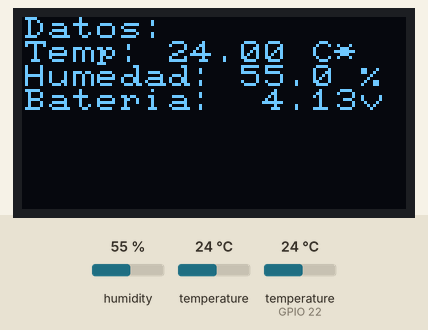
This sketch was run on a simulated ESP32. Parts: 128×64 one-colour display. The inputs (shaded band) are chosen by the test bench; at power-on: humidity 55 %, temperature 24 °C, temperature (sensor on GPIO 22) 24 °C. What the sketch prints to the serial monitor is not drawn. At 12.4 s the program puts the board to deep sleep or switches it off; the recording ends there.

Above: at 2.4 s.

Measured:
- what the display in image 0 shows lasts 10.0 s, from 2.4 s to 12.4 s

The sketch:

prototipo.ino
```cpp
/* Requiere las siguientes librerías:
 *
 *  -DHT sensor library para el sensor de humedad
 *  -DallasTemperature y OneWire para el sensor de temperatura
 *  -U8g2 para la pantalla
 */

#include <heltec.h> //para poder usar la función heltec.begin()
#include <U8x8lib.h>
#include <DHT.h>
#include <OneWire.h>
#include <DallasTemperature.h>

//sensor de temperatura
#define pin_temperatura 22

//sensor de humedad
#define pin_humedad 0
#define tipo_sensor DHT11

#define factor 1000000 //Factor de conversión de segundos a microsegundos
#define BAND 433E6  //LoRa


byte voltajeBateria = 13; //pin del que se lee el voltaje de la batería
byte pin_actLectura = 21; //pin que abre o cierra el transistor del circuito de la batería, en HIGH se cierra y el LOW se abre

RTC_DATA_ATTR int contador = 0; //contador de veces que la placa se va a hibernar, se guarda en la memoria RTC

DHT sensor_humedad(pin_humedad, tipo_sensor); //creamos un objeto de la clase DHT, y le asignamos características (pin y tipo de sensor)

U8X8_SSD1306_128X64_NONAME_SW_I2C pantalla(/* clock=*/ 15, /* data=*/ 4, /* reset=*/ 16); //configurando la pantalla

OneWire bus_datos(pin_temperatura); //especificando cual es nuestro bus de datos (solo del sensor de temperatura)
DallasTemperature sensor_temperatura(&bus_datos);

//Función para saber por qué la placa salió de hibernación

void print_wakeup_reason(){
  esp_sleep_wakeup_cause_t wakeup_reason;

  wakeup_reason = esp_sleep_get_wakeup_cause();

  switch(wakeup_reason)
  {
    case ESP_SLEEP_WAKEUP_EXT0 : Serial.println("Placa despertada por señal externa usando los pines RTC_IO"); break;
    case ESP_SLEEP_WAKEUP_EXT1 : Serial.println("Placa despertada por señal externa usando RTC_CNTL"); break;
    case ESP_SLEEP_WAKEUP_TIMER : Serial.println("Placa despertada por reloj"); break;
    case ESP_SLEEP_WAKEUP_TOUCHPAD : Serial.println("Placa despertada por touchpad"); break;
    case ESP_SLEEP_WAKEUP_ULP : Serial.println("Placa despertada por un programa del procesador ULP"); break;
    default : Serial.printf("La placa no desperto desde deep sleep: %d\n",wakeup_reason); break;
  }
 }

//Función que suspende la placa
void suspender(int tiempo) {

  pantalla.setPowerSave(true); //Poniendo la pantalla en modo ahorro de energía, este modo se desactiva automáticamente al salir
                               //de la suspensión cuando se ejecuta pantalla.begin() en la función setup()

  contador++; //contando las veces que ha despertado

  Serial.println("Arranque número: " + String(contador));
  print_wakeup_reason(); //muestra por qué salió de la suspensión

  esp_sleep_enable_timer_wakeup(tiempo * factor); //Estableciendo un mecanismo para despertar la placa (timer_wakeup)

  Serial.println("ESP32 configurado para suspenderse por: " + String(tiempo) + " segundos");

  Serial.println("Suspendiendo la placa...\n");

  Serial.flush(); //esperando a que se termine de transmitir cualquier dato pendiente a través del puerto serial

  LoRa.end();
  LoRa.sleep();
  esp_deep_sleep_start(); //buenas noches
  }

float medirBateria() {

  //Midiendo voltaje de la batería
  digitalWrite(pin_actLectura, LOW); //Abriendo el transistor del circuito de la batería y poder tomar una muestra
  delay(500); //esperando a que se estabilice
  float voltaje = analogRead(voltajeBateria)/495.79611650485; //Tomando una muestra del voltaje que circula por el circuito de la batería y escalandola

  return voltaje;
  }

float medirHumedad() {

  // Leemos la humedad relativa
  float humedad = sensor_humedad.readHumidity();

  return humedad;
}

float medirTemperatura() {

  sensor_temperatura.requestTemperatures();

  // Leemos la temperatura en grados centígrados (por defecto)
  float temperatura = sensor_temperatura.getTempCByIndex(0); //el número es para identificar los sensores de temperatura cuando hay varios conectados


  return temperatura;
}

void pSerial(float temperatura, float humedad, float voltaje) {

    //mostrando por el puerto serial
  Serial.print("Temperatura: ");
  Serial.print(temperatura);
  Serial.println(" *C ");

  Serial.print("Humedad: ");
  Serial.print(humedad);
  Serial.println(" %\t");

  Serial.print("Voltaje: ");
  Serial.print(voltaje);
  Serial.println(" v");

  }

void mostrarPantalla(float temperatura, float humedad, float voltaje) {

  //mostrando por la pantalla
  pantalla.drawString(0, 0, "Datos:");
  pantalla.drawString(0, 1, "Temp: "); //temperatura
  pantalla.setCursor(6, 1);
  pantalla.print(temperatura);
  pantalla.drawString(12, 1, "C*");


  pantalla.drawString(0, 2, "Humedad: ");
  pantalla.setCursor(9, 2);
  pantalla.print(humedad);
  pantalla.drawString(13, 2, " %");

  pantalla.drawString(0, 3, "Bateria: ");
  pantalla.setCursor(10, 3);
  pantalla.print(voltaje);
  pantalla.drawString(14, 3, "v");

  }

void setup(){

  Heltec.begin(false /*DisplayEnable Enable*/, true /*LoRa Disable*/, false /*Serial Enable*/, false /*PABOOST Enable*/, BAND /*long BAND*/);

  /*
   *  Estos pines (que son los que usa LoRa) no tengo idea de porque hay que declararlos como INPUT, pero si no se declaran
   *  junto con la función Heltec.begin el consumo de la placa en modo deep_sleep aumenta hasta los 2.1-2.3 mA
   */

  pinMode(5, INPUT);
  pinMode(14,INPUT);
  pinMode(18,INPUT);
  pinMode(19,INPUT);
  pinMode(26,INPUT);
  pinMode(27,INPUT);

  pinMode(pin_actLectura, OUTPUT);
  pinMode(voltajeBateria, INPUT);

  Serial.begin(9600);

  pantalla.begin(); //inicializando la pantalla
  pantalla.setFont(u8x8_font_pxplusibmcgathin_r); //estableciendo la fuente de letras a usar

  sensor_humedad.begin(); //inicializamos el sensor de humedad
  sensor_temperatura.begin(); //inicializamos el sensor de temperatura


  delay(1000); //Esperando a que se abra el monitor serial

}


void loop(){
  //El crear variables usando lo que retornan las funciones medirTemperatura, medirBateria y medirHumedad lo hice así pensando
  //en la integración con los chicos que trabajan en LORA, de ese modo pueden llegar y enviar los datos con su código

  float voltaje = medirBateria();
  float temperatura = medirTemperatura();
  float humedad = medirHumedad();

  pSerial(temperatura, humedad, voltaje); //mostrando los datos por el puerto serial
  mostrarPantalla(temperatura, humedad, voltaje); //mostrando los datos por pantalla

  delay(10000); //delay para poder leer los datos de la pantalla
  suspender(5); //recibe como argumento el tiempo en segundos que se quiere mantener suspendida la placa
}
```
